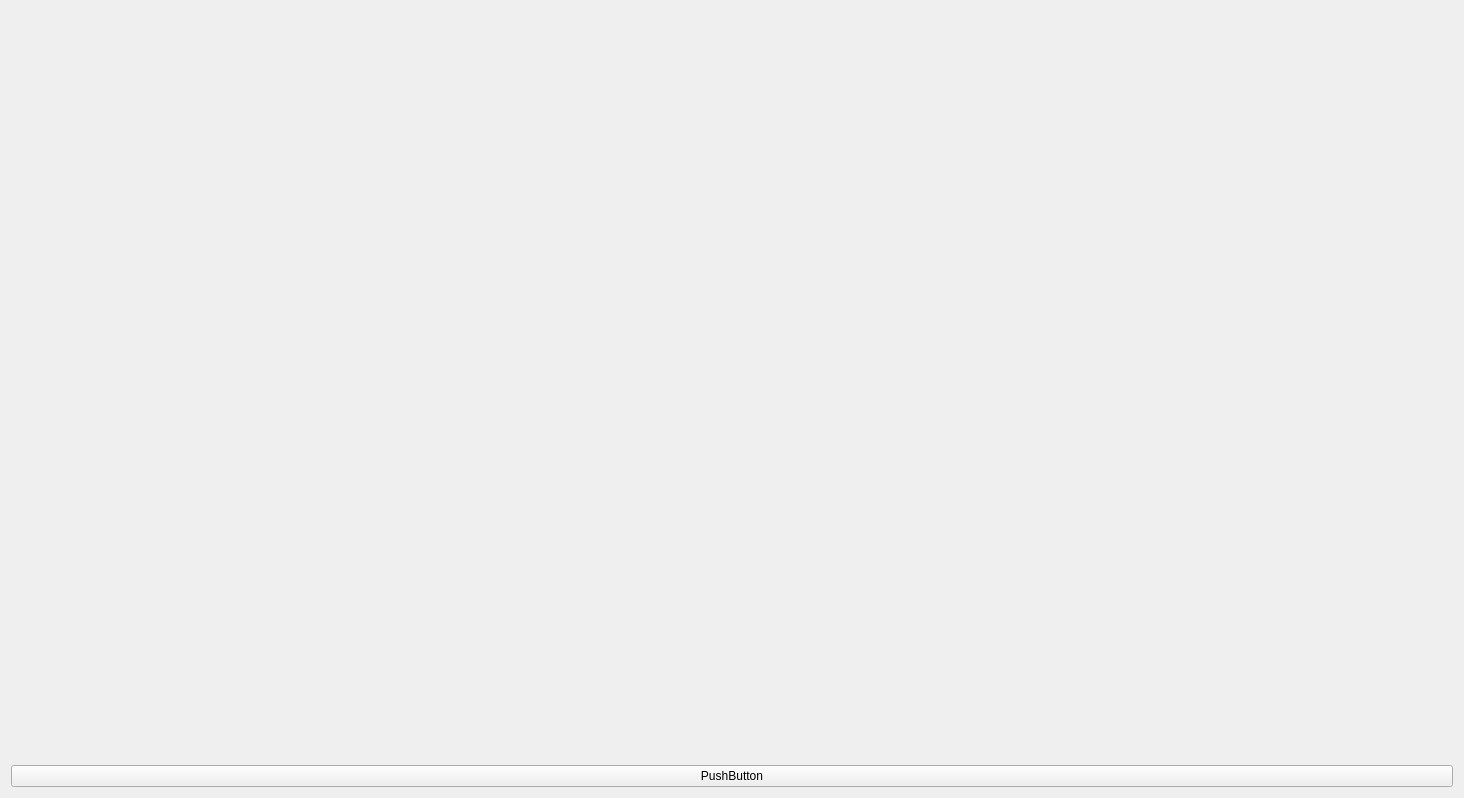
<?xml version="1.0" encoding="UTF-8"?>
<ui version="4.0">
 <class>Form</class>
 <widget class="QWidget" name="Form">
  <property name="geometry">
   <rect>
    <x>0</x>
    <y>0</y>
    <width>1464</width>
    <height>798</height>
   </rect>
  </property>
  <property name="windowTitle">
   <string>Form</string>
  </property>
  <layout class="QGridLayout" name="gridLayout">
   <item row="0" column="0">
    <layout class="QVBoxLayout" name="verticalLayout">
     <item>
      <widget class="QWidget" name="widget" native="true"/>
     </item>
     <item>
      <widget class="QWidget" name="widget_2" native="true"/>
     </item>
     <item>
      <widget class="QPushButton" name="pushButton">
       <property name="text">
        <string>PushButton</string>
       </property>
      </widget>
     </item>
    </layout>
   </item>
  </layout>
 </widget>
 <resources/>
 <connections/>
</ui>
